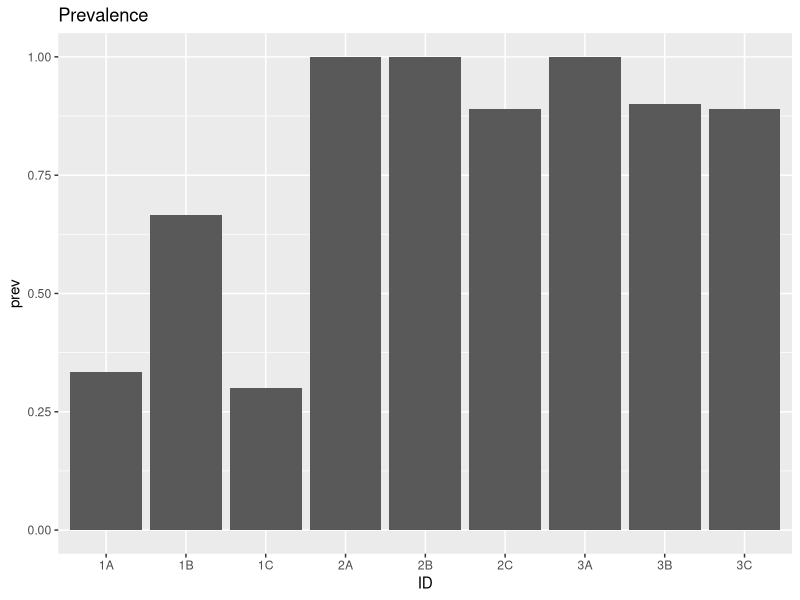
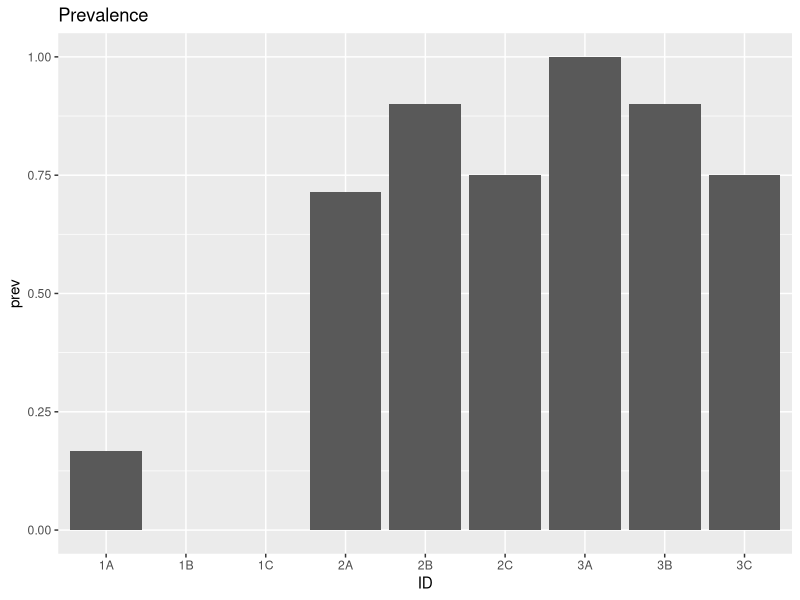
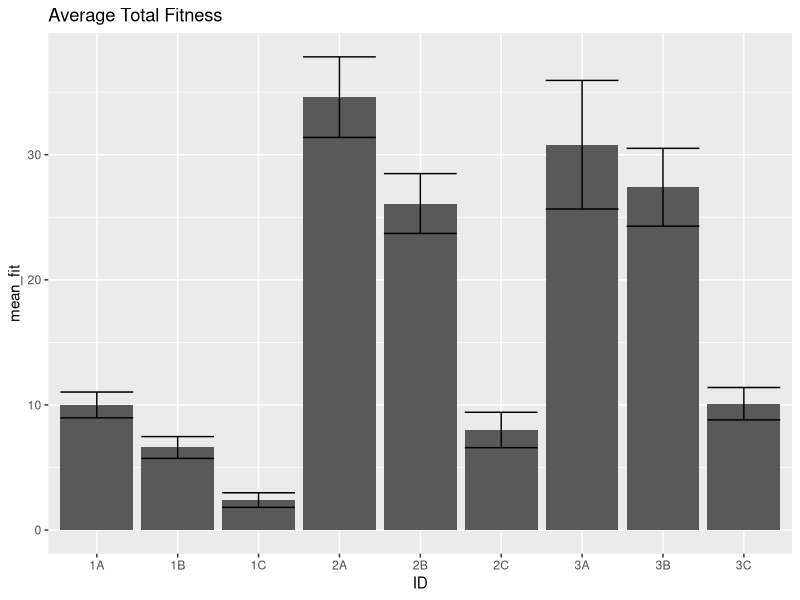
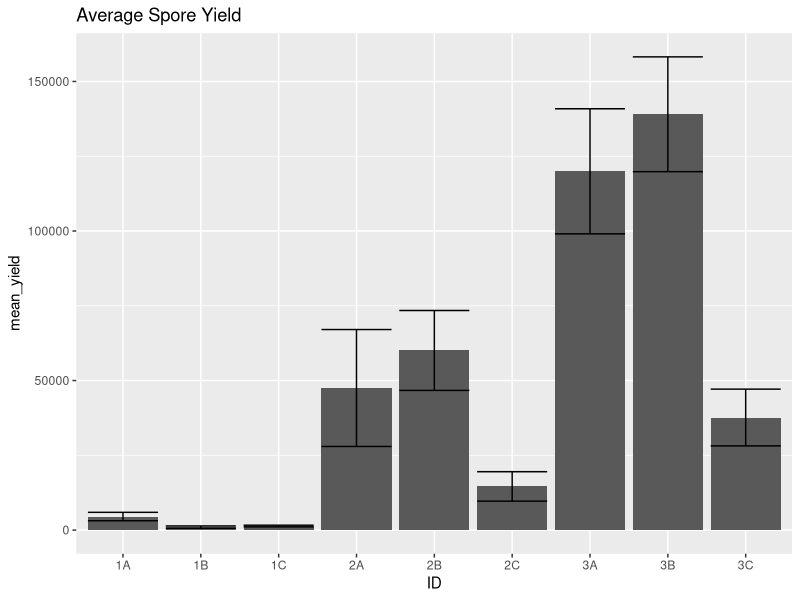
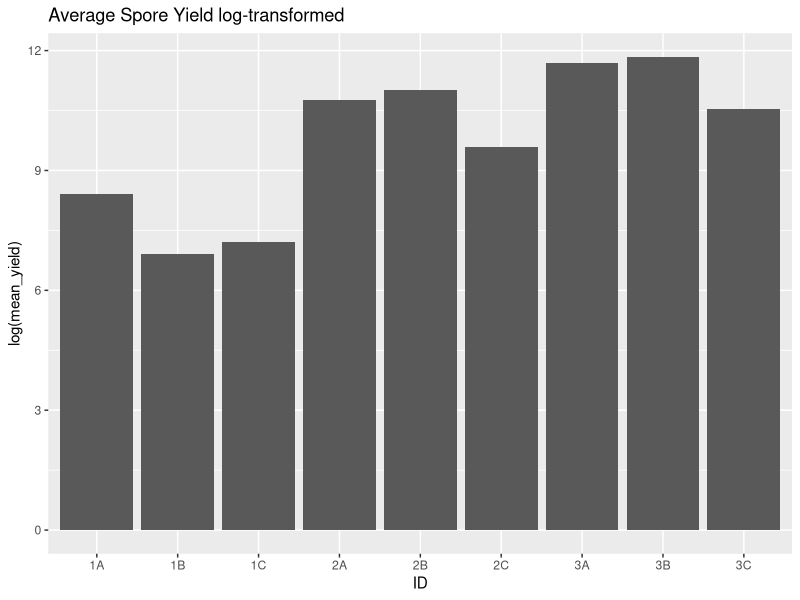
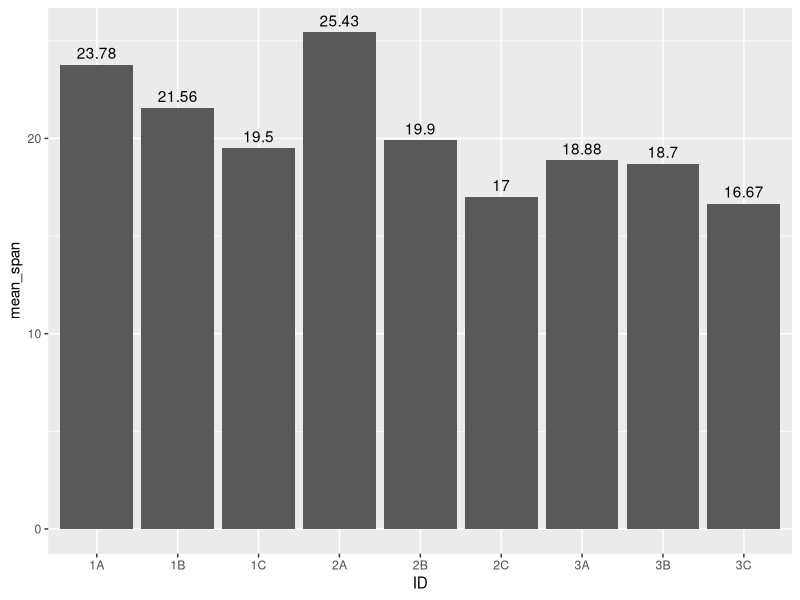

Write the R code that produced these figures, in order.
## ---- chunk 1
knitr::opts_chunk$set(echo = TRUE)
knitr::opts_chunk$set(tidy.opts=list(width.cutoff=50),tidy=TRUE)
## ---- chunk 2
library(tidyverse)
library(magrittr)
library(lubridate)
library(here)
## ---- chunk 3
treatments <- read_csv(here("data/treatments.csv"))
fitness <- read_csv(here("data/fitness.csv"))
mort <- read_csv(here("data/mortality.csv"))
## ---- chunk 4
head(treatments)
head(mort)
head(fitness)
## ---- chunk 5
prevalence <- mort %>% drop_na(infection_status) #remove observations with NA for infection status
prevalence %<>% group_by(ID) %>% summarize(n = n(), prev = sum(infection_status)/n()) 
prevalence %>% ggplot(.,aes(x=ID,y=prev)) +
  geom_col() + 
  labs(title = "Prevalence")
## ---- chunk 6
prev_adj <- mort %>% mutate(inf_adj = ifelse(spore_yield>3125, 1, 0))
prev_adj %<>% drop_na(inf_adj) #remove observations with NA for inf_adj
prev_adj %<>% group_by(ID) %>% summarize(n = n(), prev = sum(inf_adj)/n()) 
prev_adj %>% ggplot(.,aes(x=ID,y=prev)) +
  geom_col() + 
  labs(title = "Prevalence")
## ---- chunk 7
fit_by_ID_replicate <- fitness %>% group_by(ID, replicate) %>% summarize(total_fit = sum(fitness, na.rm = T)) # removed NAs
fit_average <- fit_by_ID_replicate %>% group_by(ID) %>% 
  summarize(n = n(), mean_fit = mean(total_fit, na.rm = T), var = var(total_fit, na.rm = T), se = sqrt(var(total_fit, na.rm = T)/n())) # remove NAs
fit_average %>% ggplot(., aes(x=ID, y=mean_fit)) +
  geom_col() + 
  geom_errorbar(aes(ymin = mean_fit-se, ymax = mean_fit+se)) +
  labs(title = "Average Total Fitness")
## ---- chunk 8
spores <- mort %>% filter(spore_yield>0) %>% group_by(ID) %>% 
  summarize(mean_yield = mean(spore_yield, na.rm=T), 
            # NAs removed but there should be no NAs after the filter
            var = var(spore_yield, na.rm = T), 
            se = sqrt(var(spore_yield, na.rm = T)/n()))
spores %>% ggplot(., aes(x=ID, y=mean_yield)) + 
  geom_col() + 
  geom_errorbar(aes(ymin = mean_yield-se, ymax = mean_yield+se)) +
  labs(title = "Average Spore Yield")
spores %>% ggplot(., aes(x=ID, y=log(mean_yield))) + 
  geom_col() + 
  labs(title = "Average Spore Yield log-transformed")
## ---- chunk 9
lifespan <- left_join(mort, treatments, by = "ID")
lifespan %<>% select(ID, replicate, birth_date, date)
mdy(lifespan$birth_date)
lifespan %<>% transmute(ID=ID, replicate=replicate, birthday=mdy(birth_date), deathday=mdy(date))
lifespan %<>% mutate(span = deathday - birthday)

mean_span <- lifespan %>% group_by(ID) %>% summarize(mean_span = mean(span, na.rm=T))

mean_span %>% ggplot(.,aes(x=ID, y=mean_span)) +
  geom_col() + 
  geom_text(aes(label=round(mean_span, digits = 2)), vjust = -0.5)
## ---- chunk 10
#rmarkdown::render(here('scripts/exploration.Rmd'), output_format = "pdf_document",output_file = here("pilot.pdf"))
